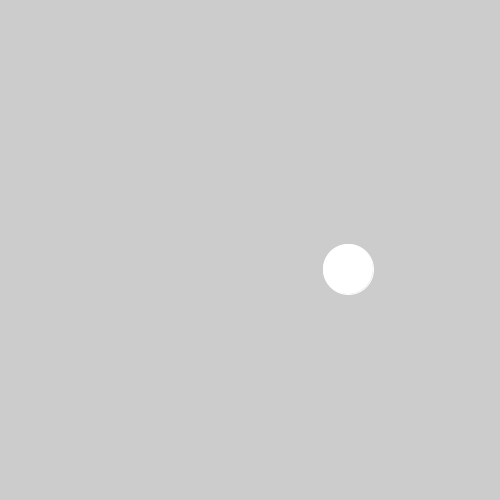
Frame 1 (no input)
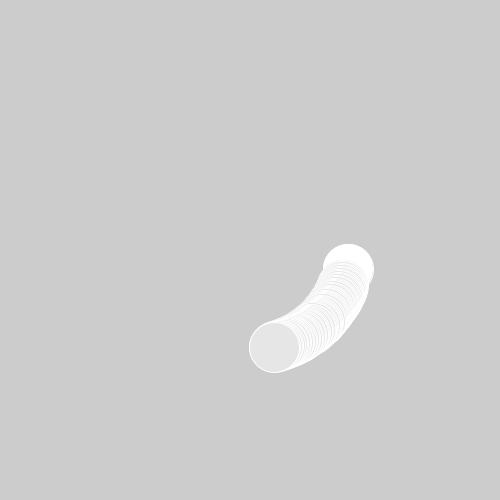
Frame 60 (the mouse pressed at the canvas centre just before this capture)
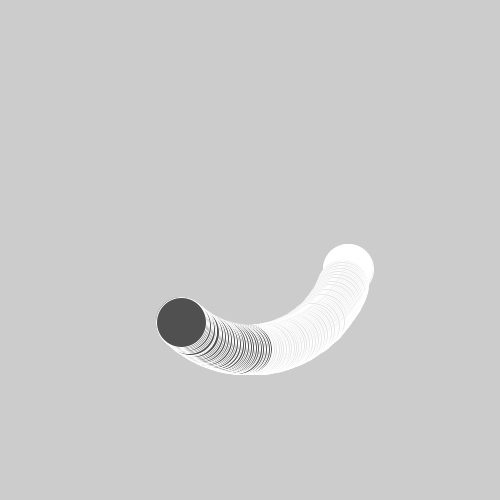
Frame 120 (the mouse held since frame 60 and released just before this capture)

The Processing sketch that drew these frames (run headless with seeded random() and noise(); from frame 60 on, the mouse is pressed at the canvas centre):

// Processing sketch: processing_183150
// ── processing_183150.pde

int cx = 250;
int cy = 250;
int r = 100;

void setup()
{
  size(500, 500);
  ellipseMode (CENTER);
  
  stroke(255);
}

void draw()
{

  float t = millis()/1000.0f;
  int x = (int)(cx+r*cos(t));
  int y = (int)(cy+r*sin(t));
  int m = millis();
  
  ellipse(x,y,50,50);
  fill(40);
  
  if (x<250){
    fill(80);
  }
  else{
    fill(230);
  }
}
